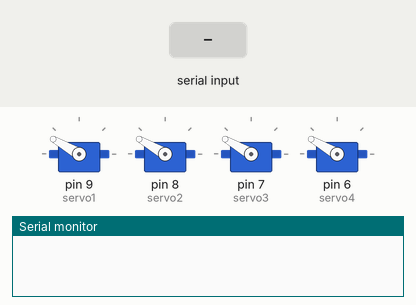
This sketch was run on a simulated Arduino Uno, built with avr-gcc and run on an emulated ATmega328P. Parts: 4 × servo, the last lines printed to the serial monitor. The inputs (shaded band) are chosen by the test bench.

Above: at 1.2 s.
1.3 s: "1\n" received over Serial
At 2.4 s:
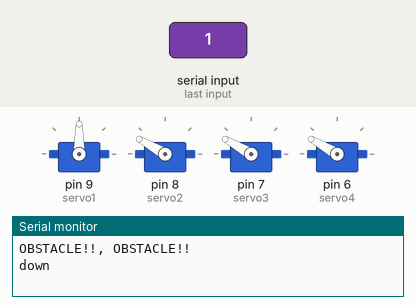
Timing chart, 0 to 7.8 s (numbered marks = the images above; inputs shaded):
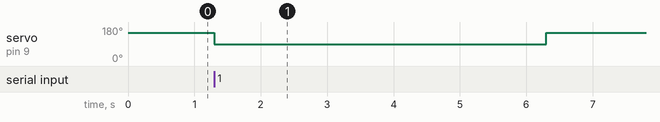

The sketch:

parking_Lot.ino
```cpp
#include <Servo.h>

Servo servo1;
Servo servo2;
Servo servo3;
Servo servo4;

int replyblock = 5000;

void setup()
{
  Serial.begin(9600);
  servo1.attach(9); // servo pin 9
  servo1.write(150);
  servo2.attach(8); // servo pin 8
  servo2.write(150);
  servo3.attach(7); // servo pin 7
  servo3.write(150);
  servo4.attach(6); // servo pin 6
  servo4.write(150);
}

void loop()
{
  if (Serial.available())
  {
    String str = Serial.readStringUntil('\n'); // 讀取傳入的字串直到"\n"結尾

    if (str == "1")
    {
      Serial.println("OBSTACLE!!, OBSTACLE!!");
      servo1.write(90);
      Serial.println("down");
      delay(replyblock);
      servo1.write(150);
      Serial.println("up");
    }
  else if (str == "2")
  {
    Serial.println("OBSTACLE!!, OBSTACLE!!");
    servo2.write(90);
    Serial.println("down");
    delay(replyblock);
    servo2.write(150);
    Serial.println("up");
  }

  else if (str == "3")
  {
    Serial.println("OBSTACLE!!, OBSTACLE!!");
    servo3.write(90);
    Serial.println("down");
    delay(replyblock);
    servo3.write(150);
    Serial.println("up");
  }

  else if (str == "4")
  {
    Serial.println("OBSTACLE!!, OBSTACLE!!");
    servo4.write(90);
    Serial.println("down");
    delay(replyblock);
    servo4.write(150);
    Serial.println("up");
  }
  delay(200);
  }
}
```

Measured:
- after the input at 1.3 s, servo on pin 9 (servo1): 150° → 90° at once, → 150° 5.0 s later
